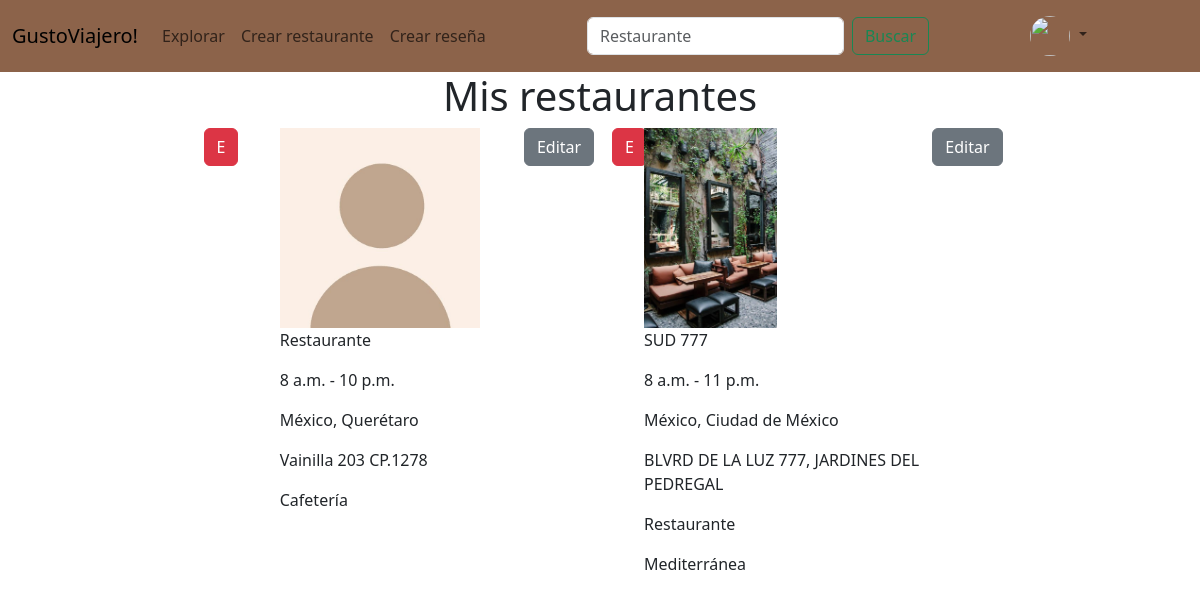
Page /misrestaurantes/ (signed in) on the earlier database version.
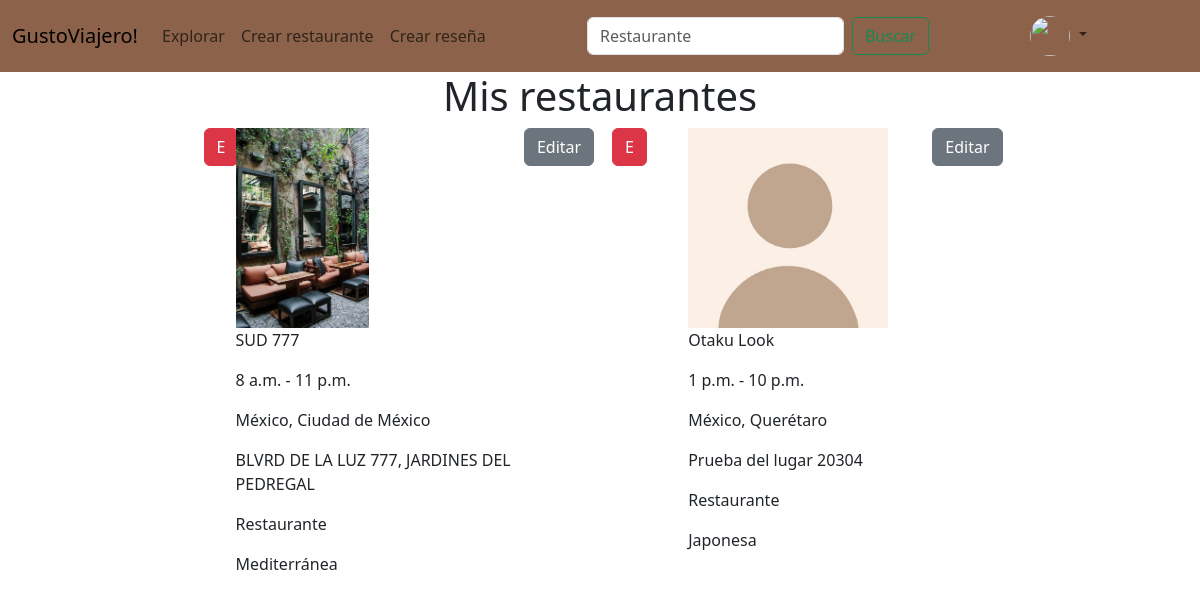
Same page on the later database version.
### inicio/models.py (models this page shows, shortened)
class Restaurante (models.Model):
    Nombre=models.CharField(max_length=50, default='Restaurante')
    Propietario=models.ForeignKey(User, on_delete=models.CASCADE, default=1)
    Pais=models.CharField(max_length=50)
    Estado=models.CharField(max_length=50)
    Direccion=models.CharField(max_length=200)
    Promedio=models.DecimalField(max_digits=3,decimal_places=2, default=0, blank=True)
    TipoCocina=models.ForeignKey(TipoCocina,on_delete=models.CASCADE, blank=True, null=True)
    CategoriaL=models.ForeignKey(CategoriaL,on_delete=models.CASCADE, blank=True, null=True)
    Apertura=models.TimeField()
    Cierre=models.TimeField()
    Descripción=models.CharField(max_length=280, null=True, blank=True)

class CategoriaL(models.Model):
    Nombre=models.CharField(max_length=30)
    def __str__(self):
        return self.Nombre

class FotosLugar(models.Model):
    RestauranteID=models.ForeignKey(Restaurante, on_delete=models.CASCADE, blank=True)
    Imagen=models.ImageField(upload_to='uploads/lugar', blank=True, null=True)

class TipoCocina(models.Model):
    Nombre=models.CharField(max_length=25)
    def __str__(self):
        return self.Nombre

### inicio/views.py (the view)
# urls.py: path('misrestaurantes/',views.mis_restaurantes, name='mis_restaurantes'),
def mis_restaurantes(request):
    if request.user.is_authenticated:
        Elementos=Restaurante.objects.filter(Propietario=request.user).prefetch_related('fotoslugar_set')
    return render(request, "mis_restaurantes.html",{'Elementos': Elementos})

### inicio/templates/mis_restaurantes.html (shortened to what this page needs)
{% extends 'base.html' %}
{% load static %}
{% block content %}
<p class="h1">
    Mis restaurantes
</p>
<div class="row">
    {% if Elementos %}
        {% for Elemento in Elementos %}
            <div class="col">
                <div class="d-flex">
                    <div class="col-1">
                        <a href="{% url 'eliminar_restaurante' Elemento.id %}" class="btn btn-danger">E</a>
                    </div>
                    <div class="col-9 d-grid align-content-center justify-content-center">
                        {% if Elemento.fotoslugar_set.all %}
                            {% for foto in Elemento.fotoslugar_set.all %}
                                <img src="{{foto.Imagen.url}}" style="height:200px;">
                            {% endfor %}
                        {% else %}
                            <img src="{% static 'images/default-perfil.jpg' %}" style="height:200px;">
                        {% endif %}
                        <p>{{ Elemento.Nombre }}</p>
                        <p>{{ Elemento.Apertura }} - {{ Elemento.Cierre }}</p>
                        <p>{{ Elemento.Pais }}, {{Elemento.Estado}}</p>
                        <p>{{Elemento.Direccion}}</p>
                        {% if Elemento.CategoriaL %}
                            <p>{{Elemento.CategoriaL}}</p>
                        {% endif %}
                        {% if Elemento.TipoCocina %}
                            <p>{{Elemento.TipoCocina}}</p>
                        {% endif %}
                    </div>
                    <div class="col-2">
                        <button type="button" class="btn btn-secondary">Editar</button>
                    </div>
                </div>
            </div>
        {% endfor %}
    {% else %}
        <p>No tienes restaurantes</p>
        <a href="{% url 'crear_restaurante' %}" class="btn btn-light" style="color: #F27D16;">Crear restaurante</a>
    {% endif %}
</div>
{% endblock %}

Differences in the rows shown:
removed Restaurante: Nombre "Restaurante", Apertura "8 a.m.", Cierre "10 p.m.", Pais "México", Estado "Querétaro", Direccion "Vainilla 203 CP.1278", CategoriaL "Cafetería"
added Restaurante: Nombre "Otaku Look", Apertura "1 p.m.", Cierre "10 p.m.", Pais "México", Estado "Querétaro", Direccion "Prueba del lugar 20304", CategoriaL "Restaurante", TipoCocina "Japonesa"
